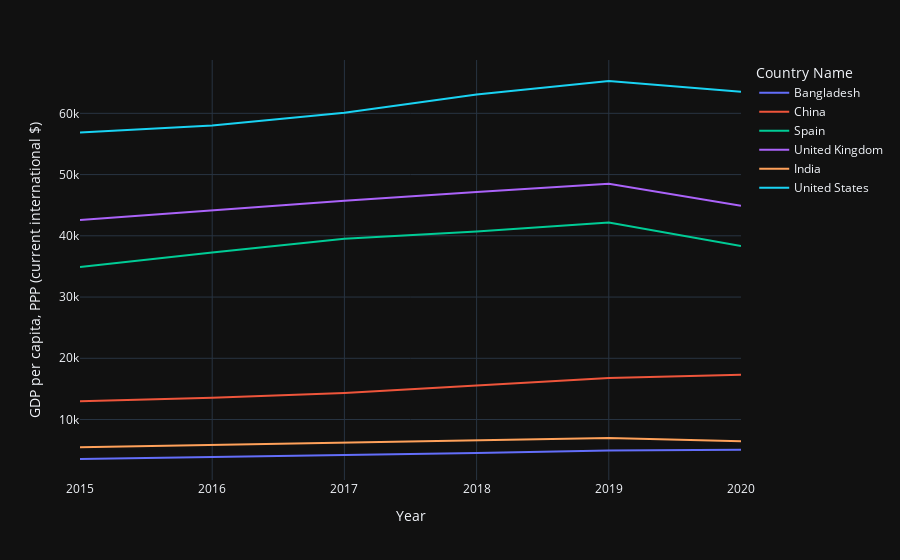

Source (notebook cell):
### Code cell
fig = px.line(
    df_pivot1, 
    x="Year", 
    y="NY.GDP.PCAP.PP.CD",
    labels={"NY.GDP.PCAP.PP.CD":"GDP per capita, PPP (current international $)"},
    hover_name='Country Name',
    color='Country Name'
    )
fig.show() #line graph of GDP per capita by year

### Figure 1 — Plotly figure (JSON) as saved in the notebook; plotly's stock layout.template omitted (floating-point values rounded to 4 significant figures)
{"data": [{"hovertemplate": "<b>%{hovertext}</b><br><br>Country Name=Bangladesh<br>Year=%{x}<br>GDP per capita, PPP (current international $)=%{y}<extra></extra>", "hovertext": ["Bangladesh", "Bangladesh", "Bangladesh", "Bangladesh", "Bangladesh", "Bangladesh"], "legendgroup": "Bangladesh", "line": {"color": "#636efa", "dash": "solid"}, "marker": {"symbol": "circle"}, "mode": "lines", "name": "Bangladesh", "orientation": "v", "showlegend": true, "type": "scatter", "x": [2015, 2016, 2017, 2018, 2019, 2020], "xaxis": "x", "y": [3556.0, 3849.0, 4161.0, 4547.0, 4955.0, 5083.0], "yaxis": "y"}, {"hovertemplate": "<b>%{hovertext}</b><br><br>Country Name=China<br>Year=%{x}<br>GDP per capita, PPP (current international $)=%{y}<extra></extra>", "hovertext": ["China", "China", "China", "China", "China", "China"], "legendgroup": "China", "line": {"color": "#EF553B", "dash": "solid"}, "marker": {"symbol": "circle"}, "mode": "lines", "name": "China", "orientation": "v", "showlegend": true, "type": "scatter", "x": [2015, 2016, 2017, 2018, 2019, 2020], "xaxis": "x", "y": [12980.0, 13570.0, 14340.0, 15610.0, 16770.0, 17310.0], "yaxis": "y"}, {"hovertemplate": "<b>%{hovertext}</b><br><br>Country Name=Spain<br>Year=%{x}<br>GDP per capita, PPP (current international $)=%{y}<extra></extra>", "hovertext": ["Spain", "Spain", "Spain", "Spain", "Spain", "Spain"], "legendgroup": "Spain", "line": {"color": "#00cc96", "dash": "solid"}, "marker": {"symbol": "circle"}, "mode": "lines", "name": "Spain", "orientation": "v", "showlegend": true, "type": "scatter", "x": [2015, 2016, 2017, 2018, 2019, 2020], "xaxis": "x", "y": [34900.0, 37290.0, 39530.0, 40720.0, 42190.0, 38330.0], "yaxis": "y"}, {"hovertemplate": "<b>%{hovertext}</b><br><br>Country Name=United Kingdom<br>Year=%{x}<br>GDP per capita, PPP (current international $)=%{y}<extra></extra>", "hovertext": ["United Kingdom", "United Kingdom", "United Kingdom", "United Kingdom", "United Kingdom", "United Kingdom"], "legendgroup": "United Kingdom", "line": {"color": "#ab63fa", "dash": "solid"}, "marker": {"symbol": "circle"}, "mode": "lines", "name": "United Kingdom", "orientation": "v", "showlegend": true, "type": "scatter", "x": [2015, 2016, 2017, 2018, 2019, 2020], "xaxis": "x", "y": [42570.0, 44150.0, 45740.0, 47150.0, 48510.0, 44920.0], "yaxis": "y"}, {"hovertemplate": "<b>%{hovertext}</b><br><br>Country Name=India<br>Year=%{x}<br>GDP per capita, PPP (current international $)=%{y}<extra></extra>", "hovertext": ["India", "India", "India", "India", "India", "India"], "legendgroup": "India", "line": {"color": "#FFA15A", "dash": "solid"}, "marker": {"symbol": "circle"}, "mode": "lines", "name": "India", "orientation": "v", "showlegend": true, "type": "scatter", "x": [2015, 2016, 2017, 2018, 2019, 2020], "xaxis": "x", "y": [5465.0, 5840.0, 6183.0, 6675.0, 6998.0, 6454.0], "yaxis": "y"}, {"hovertemplate": "<b>%{hovertext}</b><br><br>Country Name=United States<br>Year=%{x}<br>GDP per capita, PPP (current international $)=%{y}<extra></extra>", "hovertext": ["United States", "United States", "United States", "United States", "United States", "United States"], "legendgroup": "United States", "line": {"color": "#19d3f3", "dash": "solid"}, "marker": {"symbol": "circle"}, "mode": "lines", "name": "United States", "orientation": "v", "showlegend": true, "type": "scatter", "x": [2015, 2016, 2017, 2018, 2019, 2020], "xaxis": "x", "y": [56860.0, 58020.0, 60110.0, 63060.0, 65280.0, 63540.0], "yaxis": "y"}], "layout": {"legend": {"title": {"text": "Country Name"}, "tracegroupgap": 0}, "margin": {"t": 60}, "xaxis": {"anchor": "y", "domain": [0, 1], "title": {"text": "Year"}}, "yaxis": {"anchor": "x", "domain": [0, 1], "title": {"text": "GDP per capita, PPP (current international $)"}}}}
